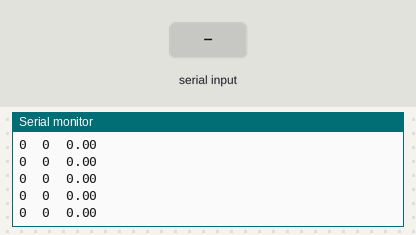
The sketch below on a simulated Arduino Uno, built with avr-gcc and run on an emulated ATmega328P. On the bench: the last lines printed to the serial monitor. The test bench sets the inputs (shaded band).

Above: at 1.2 s.
1.3 s: "ch1: \n" received over Serial
At 2.1 s:
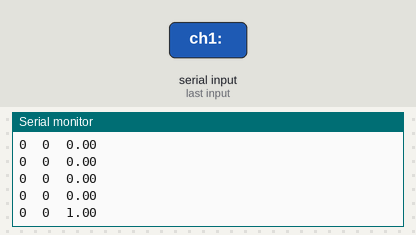
2.8 s: "90,45\n" received over Serial
At 3.3 s:
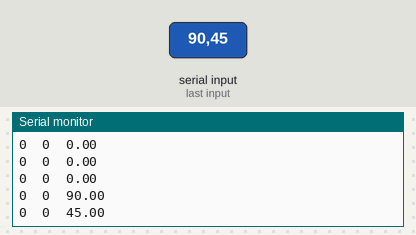
Timing chart, 0 to 5.8 s (numbered marks = the images above; inputs shaded):
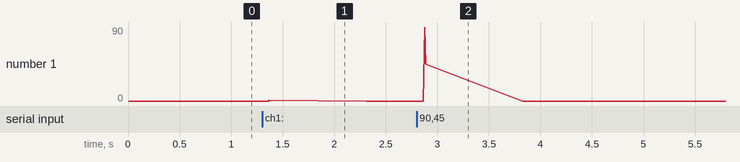

The sketch:

steer_test.ino
```cpp
// demo: CAN-BUS Shield, send data
// loovee@seeed.cc

#include <mcp_can.h>
#include <SPI.h>
#include <string.h>

#define PRINT_STEER_DATA    0
#define PRINT_RECEIVER      0
#define PRINT_MOTOR_TX_CAN  0

float float_value = 0;
float ch1;
float ch2;
float ch1Filter = 0.0f;
float ch2Filter = 0.0f;
double prev_error = 0.0f;
double error = 0.0f;
double kp = 0.007;
double ki = 0.0;
double kd = 0.002;

float steering_output = 0.0f;
double steering_target;
int steering_current;
unsigned char steeringVelocity = 0;

void float2Bytes(float float_variable, byte* bytes_temp);
float receiver_scaler(float input, float max_value, float middle_value, float width);
int getAngleSignal();
unsigned char getAngularVelocitySignal();
int getRemoteSignal(int pinNumber);
float voltScaler(float input);
float LPFilter(float input, float pre_result);

// the cs pin of the version after v1.1 is default to D9
// v0.9b and v1.0 is default D10
const int SPI_CS_PIN = 9;
MCP_CAN CAN(SPI_CS_PIN);                                    // Set CS pin

//    Motor Command Part
unsigned char motor_2_front[4] = {0x1C, 0x72, 0x00, 0x02}; // Select Motor
unsigned char motor_2_back[4] = {0x00, 0x00, 0x00, 0x00}; // Command to control Motor
unsigned char rotate[8] =      {0x1C, 0x72, 0x00, 0x01, 0x00, 0x00, 0x50, 0x41};
unsigned char st[8] =          {0x1C, 0x72, 0x00, 0x01, 0x00, 0x00, 0x00, 0x00};
unsigned char motor_2_on[8] =  {0x14, 0x65, 0x00, 0x02, 0x01, 0x00, 0x00, 0x00};// steering motor on command
unsigned char motor_2_off[8] = {0x14, 0x65, 0x00, 0x02, 0x00, 0x00, 0x00, 0x00};
unsigned char motor_2_quick_stop[6] = {0x14, 0x65, 0x00, 0x02, 0x00, 0x07};

int statement_flag = 1;
//0: motor power on
//1: motor power stop
//2: quick stop (like emergency stop)

void setup() {
  Serial.begin(9600);
  pinMode(5, INPUT);
  pinMode(6, INPUT);
  int a = CAN.begin(CAN_500KBPS);
  if (!a) {
    Serial.println("Success");
  }
}

void loop() {
  unsigned char c = getAngularVelocitySignal();
  if(c != 0)
    steeringVelocity = c;

  if (Serial.available() > 0) {
    steering_output = Serial.parseFloat();
  }

  Serial.print(c, DEC);
  Serial.print('\t');
  Serial.print(steeringVelocity, DEC);
  Serial.print('\t');
  Serial.println(steering_output);

  //  float2Bytes(steering_output, motor_2_back);
  memcpy(motor_2_back, (unsigned char*) (&steering_output), sizeof(motor_2_back));
  unsigned char total_rotate[8] = {0,};
  memcpy(total_rotate,     motor_2_front, 4 * sizeof(unsigned char)); // copy 4 floats from x to total[0]...total[3]
  memcpy(total_rotate + 4, motor_2_back, 4 * sizeof(unsigned char)); // copy 4 floats from y to total[4]...total[7]
  CAN.sendMsgBuf(0x01, 0, 8, total_rotate);

#if PRINT_MOTOR_TX_CAN == 1
  for (int i = 0; i < 4; i++) {
    Serial.print(motor_2_front[i], HEX);
    Serial.print('\t');
  }
  Serial.print('\n');

  for (int i = 0; i < 8; i++) {
    Serial.print(total_rotate[i], HEX);
    Serial.print('\t');
  }
  Serial.print('\n');
#endif

#if PRINT_RECEIVER == 1
  Serial.print("ch1: ");
  Serial.print(ch1);
  Serial.print('\t');
  Serial.print(ch1Filter);
  Serial.print("\t ch2: ");
  Serial.print(ch2);
  Serial.print('\t');
  Serial.println(ch2Filter);
#endif

#if PRINT_STEER_DATA == 1
  Serial.print("Steering_target: ");
  Serial.print(steering_target);
  Serial.print(" \tSteering_current: ");
  Serial.print(steering_current);
  Serial.print("\tSteering_output: ");
  Serial.println(steering_output);
#endif
}

int getRemoteSignal(int pinNumber) {
  int pwmData = pulseIn(pinNumber, HIGH, 25000); // each channel
  return pwmData;
}

float receiver_scaler(float input, float max_value, float middle_value, float width) {
  float result = (input - middle_value) / width * max_value;
  result = (result > max_value) ? max_value : ((result < -max_value) ? -max_value : result);
  return result;
}

void float2Bytes(float float_variable, byte* bytes_temp) {
  memcpy(bytes_temp, (unsigned char*) (&float_variable), 4);
}

int getAngleSignal() {
  unsigned char len = 0;
  unsigned char buf[5];
  unsigned char first_byte = 0x0000;
  unsigned char second_byte = 0x0000;
  int steering_angle;
  if (CAN_MSGAVAIL == CAN.checkReceive())           // check if data coming
  {
    CAN.readMsgBuf(&len, buf);    // read data,  len: data length, buf: data buf
    unsigned int canId = CAN.getCanId();
    first_byte = buf[1];
    second_byte = buf[0];
    steering_angle = (first_byte << 8) | second_byte;
    steering_angle *= -1;
  }
  return steering_angle;
}

unsigned char getAngularVelocitySignal() {
  unsigned char len = 0;
  unsigned char buf[5];
  unsigned char first_byte = 0x0000;
  int angularVelocity;
  if (CAN_MSGAVAIL == CAN.checkReceive()) { // check if data coming
    CAN.readMsgBuf(&len, buf);    // read data,  len: data length, buf: data buf
    unsigned int canId = CAN.getCanId();
    first_byte = buf[2];
    angularVelocity = first_byte;
  }
  return angularVelocity;
}

float voltScaler(float input) {
  float steering_output = input;
  if (steering_output < 0)
    steering_output = input * 2.1;

  if (steering_output > 5) {
    steering_output = 5;
  }
  else if (steering_output < -12) {
    steering_output = -12;
  }
  return steering_output;
}

float LPFilter(float input, float pre_result, float tau, float ts) {
  float y = ( tau * pre_result + ts * input ) / (tau + ts) ;
  return y;
}
// END FILE
```

Measured:
- after the input at 1.3 s, the serial monitor: prints a new line after 0.07 s (image 1)
- after the input at 2.8 s, the serial monitor: prints a new line after 0.08 s (image 2)
